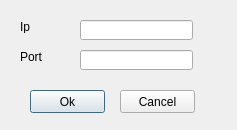
<?xml version="1.0" encoding="UTF-8"?>
<ui version="4.0">
 <class>ConfigDialog</class>
 <widget class="QDialog" name="ConfigDialog">
  <property name="geometry">
   <rect>
    <x>0</x>
    <y>0</y>
    <width>237</width>
    <height>130</height>
   </rect>
  </property>
  <property name="minimumSize">
   <size>
    <width>237</width>
    <height>130</height>
   </size>
  </property>
  <property name="maximumSize">
   <size>
    <width>237</width>
    <height>16777215</height>
   </size>
  </property>
  <property name="windowTitle">
   <string>Dialog</string>
  </property>
  <property name="modal">
   <bool>false</bool>
  </property>
  <widget class="QLineEdit" name="lineEditIp">
   <property name="geometry">
    <rect>
     <x>80</x>
     <y>20</y>
     <width>113</width>
     <height>20</height>
    </rect>
   </property>
  </widget>
  <widget class="QLabel" name="labelIp">
   <property name="geometry">
    <rect>
     <x>20</x>
     <y>20</y>
     <width>46</width>
     <height>13</height>
    </rect>
   </property>
   <property name="text">
    <string>Ip</string>
   </property>
  </widget>
  <widget class="QLabel" name="labelPort">
   <property name="geometry">
    <rect>
     <x>20</x>
     <y>50</y>
     <width>46</width>
     <height>13</height>
    </rect>
   </property>
   <property name="text">
    <string>Port</string>
   </property>
  </widget>
  <widget class="QLineEdit" name="lineEditPort">
   <property name="geometry">
    <rect>
     <x>80</x>
     <y>50</y>
     <width>113</width>
     <height>20</height>
    </rect>
   </property>
  </widget>
  <widget class="QPushButton" name="pushButtonOk">
   <property name="geometry">
    <rect>
     <x>30</x>
     <y>90</y>
     <width>75</width>
     <height>23</height>
    </rect>
   </property>
   <property name="text">
    <string>Ok</string>
   </property>
  </widget>
  <widget class="QPushButton" name="pushButton_2">
   <property name="geometry">
    <rect>
     <x>120</x>
     <y>90</y>
     <width>75</width>
     <height>23</height>
    </rect>
   </property>
   <property name="text">
    <string>Cancel</string>
   </property>
  </widget>
 </widget>
 <resources/>
 <connections/>
</ui>
